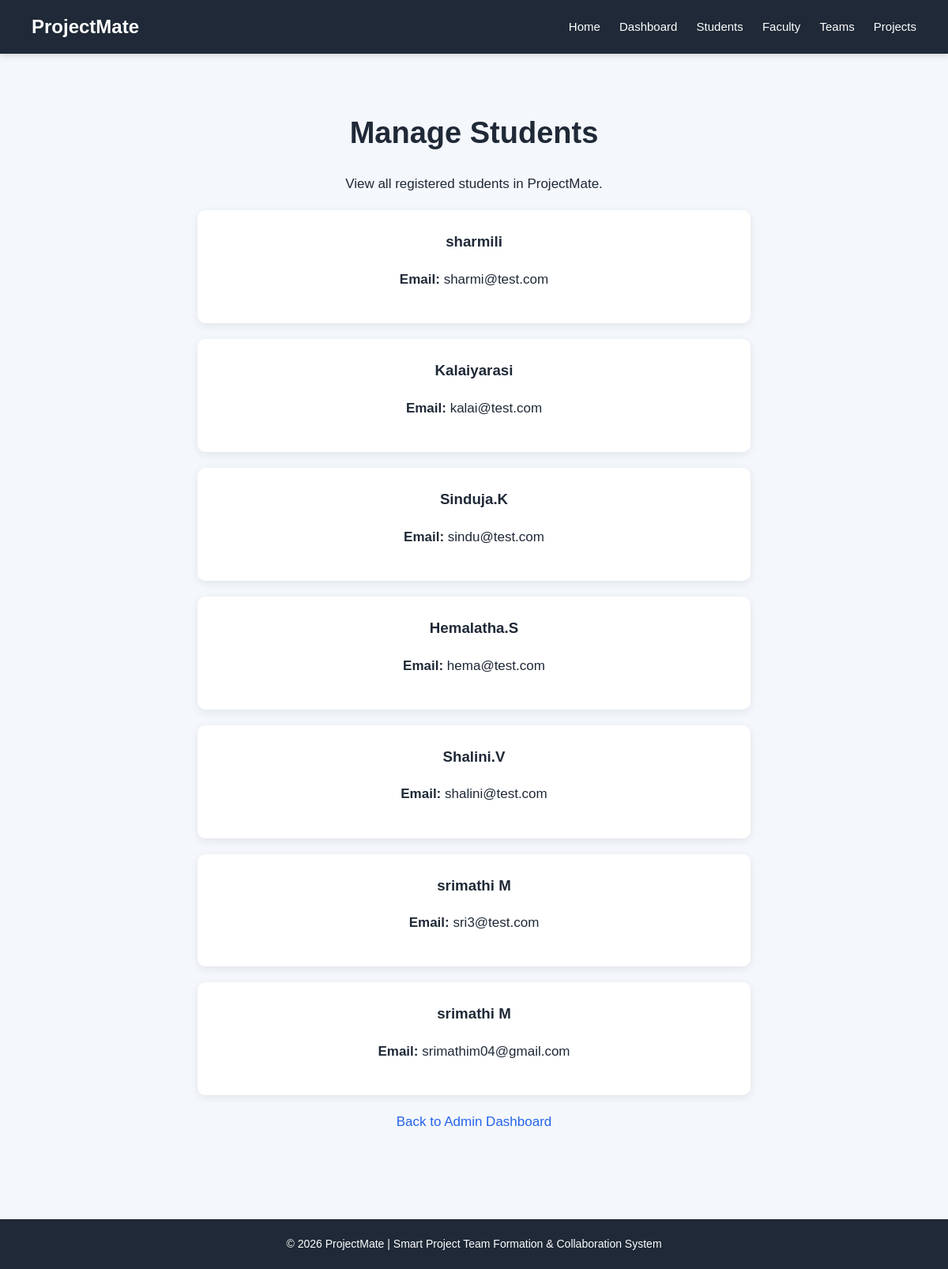
/admin-students (signed in), run on the app's committed database.
### tables this page shows
CREATE TABLE users (
            id INTEGER PRIMARY KEY AUTOINCREMENT,
            name TEXT NOT NULL,
            email TEXT UNIQUE NOT NULL,
            password TEXT NOT NULL,
            role TEXT NOT NULL
        );

### app.py (the view)
@app.route("/admin-students")
def admin_students():
    user_id = session.get("user_id")
    if not user_id:
        return redirect(url_for("admin_login"))
    conn = get_db_connection()
    admin = conn.execute("""
        SELECT id
        FROM users
        WHERE id = ?
        AND role = 'admin'
    """, (user_id,)).fetchone()
    if admin is None:
        conn.close()
        return "Access denied! Admin only."
    students = conn.execute("""
        SELECT
            id,
            name,
            email
        FROM users
        WHERE role = 'student'
        ORDER BY id DESC
    """).fetchall()
    conn.close()
    return render_template(
        "admin_students.html",
        students=students
    )

### app.py (called while the page is built)
def get_db_connection():
    conn = sqlite3.connect(DATABASE)
    conn.row_factory = sqlite3.Row
    return conn

### templates/admin_students.html (shortened to what this page needs)
<!DOCTYPE html>
<html lang="en">
<head>
    <link rel="stylesheet"
          href="{{ url_for('static', filename='style.css') }}">
</head>
<body>
    <nav>
        <h2>ProjectMate</h2>
        <div>
            <a href="{{ url_for('home') }}">
                Home
            </a>
            <a href="{{ url_for('admin_dashboard') }}">
                Dashboard
            </a>
            <a href="{{ url_for('admin_students') }}">
                Students
            </a>
            <a href="{{ url_for('admin_faculty') }}">
                Faculty
            </a>
            <a href="{{ url_for('admin_teams') }}">
                Teams
            </a>
            <a href="{{ url_for('admin_projects') }}">
                Projects
            </a>
        </div>
    </nav>
    <main>
        <section>
            <h1>
                Manage Students
            </h1>
            <p>
                View all registered students in ProjectMate.
            </p>
        </section>
        <section>
            {% if students %}
                {% for student in students %}
                    <div class="card">
                        <h3>
                            {{ student["name"] }}
                        </h3>
                        <p>
                            <strong>Email:</strong>
                            {{ student["email"] }}
                        </p>
                    </div>
                {% endfor %}
            {% else %}
                <div class="card">
                    <p>
                        No students registered yet.
                    </p>
                </div>
            {% endif %}
        </section>
        <p>
            <a href="{{ url_for('admin_dashboard') }}">
                Back to Admin Dashboard
            </a>
        </p>
    </main>
    <footer>
        <p>
            © 2026 ProjectMate |
            Smart Project Team Formation &
            Collaboration System
        </p>
    </footer>
</body>
</html>

### static/style.css (style rules this page uses)
* { box-sizing: border-box; }
body { font-family: Arial, sans-serif; margin: 0; padding: 0; background-color: #f4f7fb; color: #1f2937; line-height: 1.6; }
nav { background-color: #1f2937; padding: 15px 40px; display: flex; justify-content: space-between; align-items: center; box-shadow: 0 2px 8px rgba(0, 0, 0, 0.15); }
nav h2 { color: white; margin: 0; }
nav a { color: white; text-decoration: none; margin-left: 20px; font-size: 15px; }
main { max-width: 1100px; margin: 0 auto; padding: 50px 25px; }
h1 { margin-top: 20px; color: #1f2937; font-size: 32px; }
h2 { color: #374151; }
h3 { color: #1f2937; }
p { font-size: 16px; line-height: 1.6; }
main section:first-child { text-align: center; }
main h1 { font-size: 38px; margin-bottom: 20px; }
main p { font-size: 17px; }
a { color: #2563eb; text-decoration: none; }
.card { background-color: white; padding: 25px; margin: 20px auto; max-width: 700px; border-radius: 10px; box-shadow: 0 3px 12px rgba(0, 0, 0, 0.08); }
.card h2, .card h3 { margin-top: 0; }
main > p { margin: 10px 0; }
footer { text-align: center; padding: 20px; margin-top: 50px; background-color: #1f2937; color: white; }
footer p { margin: 0; font-size: 14px; }
main { max-width: 1100px; margin: 0 auto; padding: 50px 25px; text-align: center; }
.card { background-color: white; padding: 25px; margin: 20px auto; max-width: 700px; border-radius: 10px; box-shadow: 0 3px 12px rgba(0, 0, 0, 0.08); text-align: center; }

### data on the page
users: name "sharmili", email "sharmi@test.com"
users: name "Kalaiyarasi", email "kalai@test.com"
users: name "Sinduja.K", email "sindu@test.com"
users: name "Hemalatha.S", email "hema@test.com"
users: name "Shalini.V", email "shalini@test.com"
users: name "srimathi M", email "sri3@test.com"
users: name "srimathi M", email "srimathim04@gmail.com"
